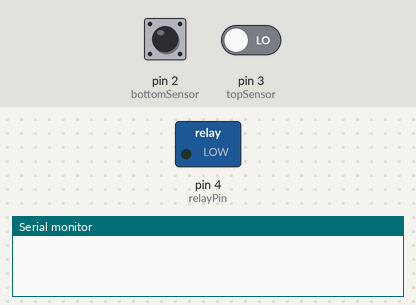
Simulated run of this sketch. Board: Arduino Uno, built with avr-gcc and run on an emulated ATmega328P. Shown: switched loads named in the sketch (green lamp = pin HIGH), the last lines printed to the serial monitor. Dashed ring = blinking. Inputs (shaded band) come from the test bench; at power-on: pin 2 (bottomSensor) HIGH, pin 3 (topSensor) LOW.

Above: at 1.2 s.
1.3 s: pin 2 (bottomSensor) driven LOW
At 2.1 s:
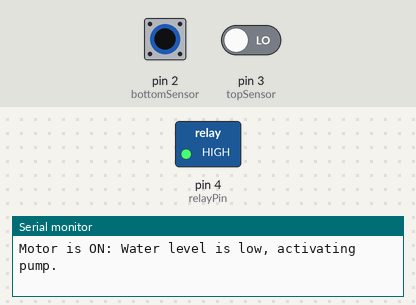
2.8 s: pin 2 (bottomSensor) driven HIGH and pin 3 (topSensor) driven HIGH
At 4.0 s:
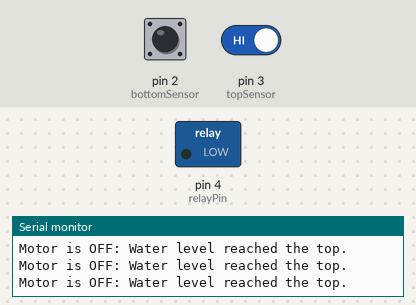
4.8 s: pin 2 (bottomSensor) driven LOW
At 6.1 s:
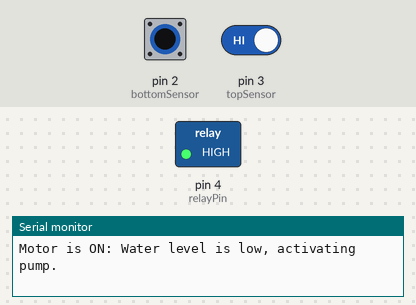
7.8 s: pin 2 (bottomSensor) driven HIGH
At 8.5 s:
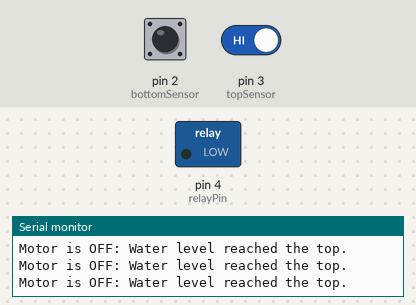
9.3 s: pin 2 (bottomSensor) pulsed LOW 2 times (0.12 s each, 0.3 s apart)
At 9.68 s:
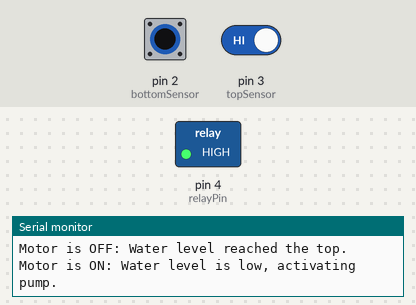
Timing chart, 0 to 12.3 s (numbered marks = the images above; inputs shaded):
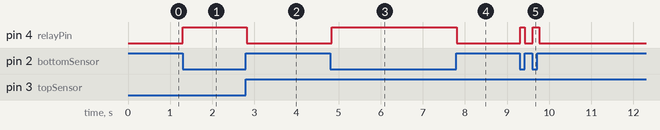

The sketch:

motor_on_and_off_using_sensor1.ino
```cpp
int bottomSensor = 2; // Bottom sensor
int topSensor = 3;    // Top sensor
int relayPin = 4;     // Relay control pin

void setup() {
  // Initialize the sensors and relay pin
  pinMode(bottomSensor, INPUT);
  pinMode(topSensor, INPUT);
  pinMode(relayPin, OUTPUT);

  // Initialize Serial Monitor for communication
  Serial.begin(9600);  // Start serial communication at 9600 baud rate
}

void loop() {
  // Read the state of the sensors
  int bottomState = digitalRead(bottomSensor);
  int topState = digitalRead(topSensor);

  // If water is below the bottom sensor, turn on the motor
  if (bottomState == LOW) {
    digitalWrite(relayPin, HIGH);  // Turn motor ON
    Serial.println("Motor is ON: Water level is low, activating pump.");
  }
  // If water reaches the top sensor, turn off the motor
  else if (topState == HIGH) {
    digitalWrite(relayPin, LOW);   // Turn motor OFF
    Serial.println("Motor is OFF: Water level reached the top.");
  }
}
```

Measured:
- after the input at 1.3 s, pin 4 (relayPin): LOW → HIGH at once
- after the input at 2.8 s, pin 4 (relayPin): HIGH → LOW at once
- after the input at 4.8 s, pin 4 (relayPin): LOW → HIGH at once
- after the input at 7.8 s, pin 4 (relayPin): HIGH → LOW at once
- after the input at 9.3 s, pin 4 (relayPin): alternates HIGH for 0.13 s and LOW for 0.18 s, 4 changes in all, then stays LOW, starting at once
